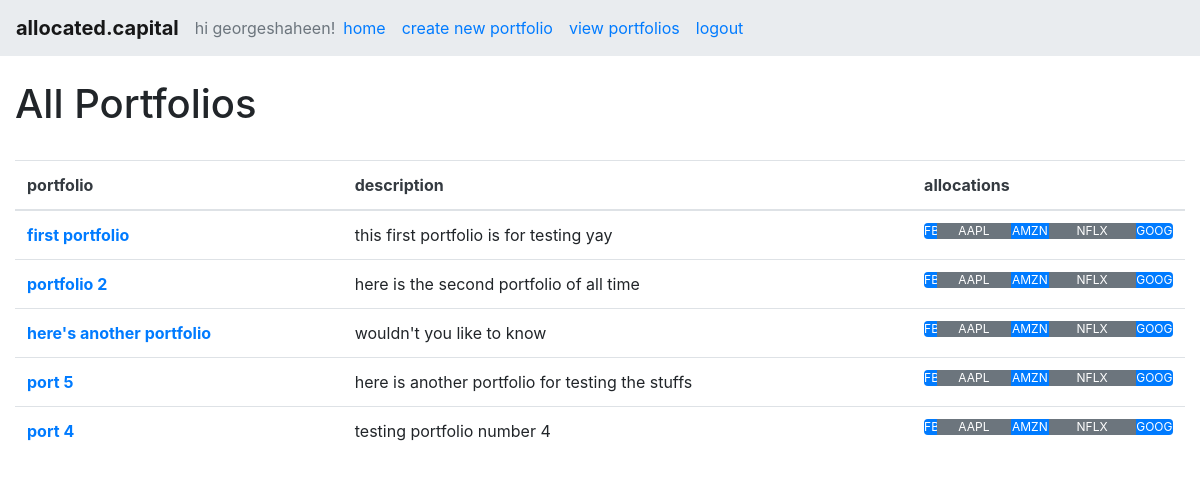
Page /viewallportfolios/ (signed in) on the earlier database version.
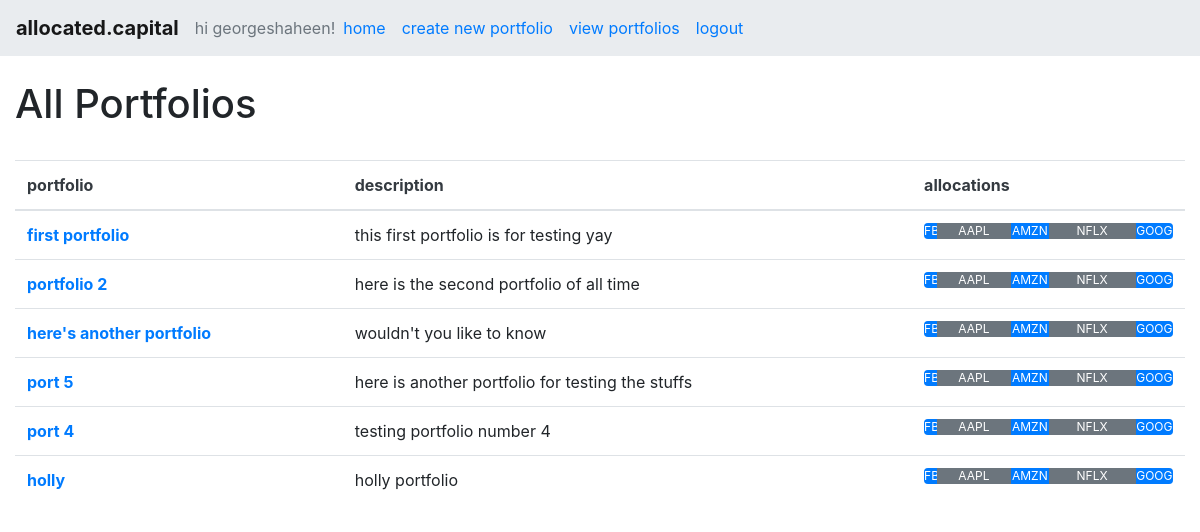
Same page on the later database version.
### allocationsapp/models.py (models this page shows, shortened)
class Portfolio(models.Model):
    title = models.CharField(max_length=100, blank=False)
    description = models.TextField(blank=True)
    created = models.DateTimeField(auto_now_add=True)
    archived = models.BooleanField(default=False)
    user = models.ForeignKey(User, on_delete=models.CASCADE)

### allocationsapp/views.py (the view)
# urls.py: path('viewallportfolios/', views.viewallportfolios, name='viewallportfolios'),
@login_required
def viewallportfolios(request):
    portfolios = Portfolio.objects.filter(user=request.user)
    return render(request, 'viewallportfolios.html', {'portfolios':portfolios})

### allocationsapp/templates/viewallportfolios.html
{% extends 'base.html' %}
{% block content %}
<br>
<h1>All Portfolios</h1>
<br>
<table class="table">
    <thead>
      <tr>
        <th scope="col" class="text-dark">portfolio</th>
        <th scope="col" class="text-dark">description</th>
        <th scope="col" class="text-dark">allocations</th>
      </tr>
    </thead>
    <tbody>
    {% for portfolio in portfolios %}
      <tr>
        <th scope="row"><a href="#">{{ portfolio.title }}</a></th>
        <td>{{ portfolio.description }}</td>
        <td>
          <div class="progress">
            <div class="progress-bar bg-primary" role="progressbar" style="width: 5%" aria-valuenow="15" aria-valuemin="0" aria-valuemax="100">FB</div>
            <div class="progress-bar bg-secondary" role="progressbar" style="width: 30%" aria-valuenow="30" aria-valuemin="0" aria-valuemax="100">AAPL</div>
            <div class="progress-bar bg-primary" role="progressbar" style="width: 15%" aria-valuenow="20" aria-valuemin="0" aria-valuemax="100">AMZN</div>
            <div class="progress-bar bg-secondary" role="progressbar" style="width: 35%" aria-valuenow="20" aria-valuemin="0" aria-valuemax="100">NFLX</div>
            <div class="progress-bar bg-primary" role="progressbar" style="width: 15%" aria-valuenow="20" aria-valuemin="0" aria-valuemax="100">GOOG</div>
          </div>
        </td>
      </tr>
    {% endfor %}
  </table>
{% endblock %}

### allocationsapp/templates/base.html (shortened to what this page needs)
<!doctype html>
<html lang="en">
  <head>
    <link rel="stylesheet" href="https://stackpath.bootstrapcdn.com/bootstrap/4.5.2/css/bootstrap.min.css">
</head>
<nav class="navbar navbar-expand-lg navbar-light" style="background-color: #e9ecef;">
    <a class="navbar-brand font-weight-bold" href="{% url 'home' %}">allocated.capital</a>
    <div class="collapse navbar-collapse" id="navbarNav">
      <ul class="navbar-nav">
        {% if user.is_authenticated %}
        <span class="navbar-text text-secondary">
          hi {{ user.username }}!
        </span>
        <li class="nav-item"><a class="nav-link text-primary" href="{% url 'home' %}">home</a></li>
        <li class="nav-item"><a class="nav-link text-primary" href="{% url 'createportfolio' %}">create new portfolio</a></li>
        <li class="nav-item"><a class="nav-link text-primary" href="{% url 'viewallportfolios' %}">view portfolios</a></li>
        <li class="nav-item"><a class="nav-link text-primary" href="{% url 'logout' %}">logout</a></li>
        {% endif %}
      </ul>
    </div>
  </nav>
<body>
    <div class="container-fluid">
        {% block content %}
        {% endblock %}
    </div>
  </body>
</html>

Differences in the rows shown:
added Portfolio: title "holly", description "holly portfolio"
